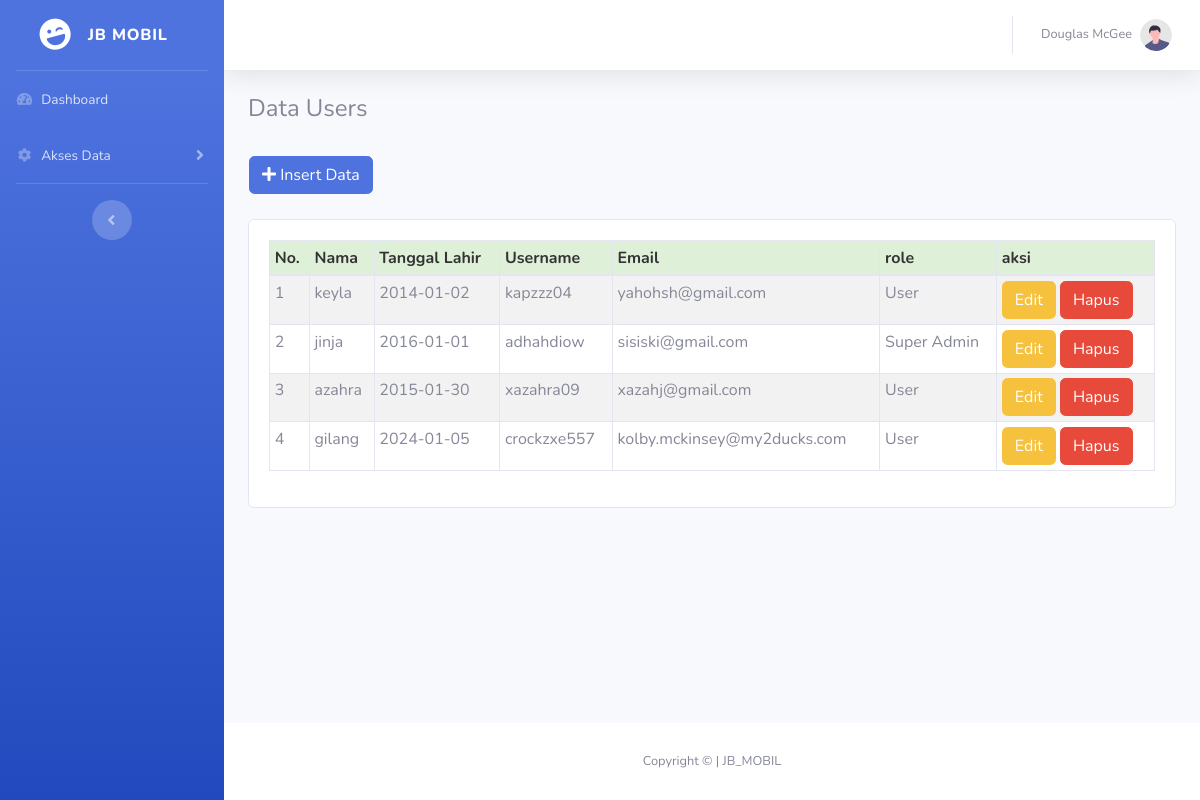
The app's page /admin/user/data-user.php, older data.
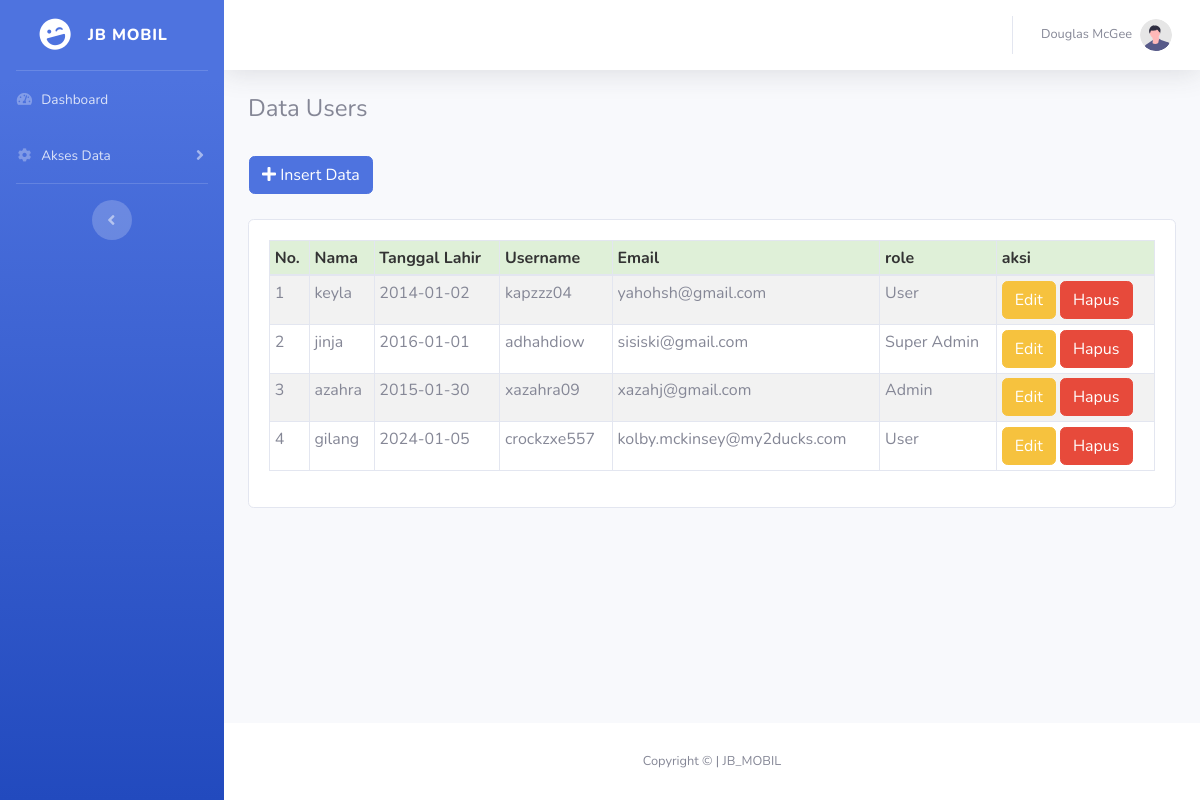
The same page, newer data.
### tables this page shows
CREATE TABLE `users` (
  `id_user` int(11) NOT NULL,
  `nama_user` varchar(50) NOT NULL,
  `tgl_lahir` date NOT NULL,
  `username` varchar(50) NOT NULL,
  `password` varchar(255) NOT NULL,
  `email` varchar(100) NOT NULL,
  `role` enum('Admin','Super Admin','User') NOT NULL
);

### conection.php (called while the page is built, shortened)
<?php
$conn = mysqli_connect("localhost", "root", "", "db_webmobil");
function query($query) {
    global $conn;
    $result = mysqli_query($conn, $query);
    $rows = [];
    while ($row = mysqli_fetch_assoc($result)) {
    $rows [] = $row;
    }
    return $rows;
}
?>

### admin/user/data-user.php (the view, shortened to what the changed rows need)
<?php
  require '../../conection.php';
  $DataUser = query("SELECT * FROM users");
?>
<!DOCTYPE html>
<html lang="en">
<head>
    <link href="../../vendor/fontawesome-free/css/all.min.css" rel="stylesheet" type="text/css" />
    <link href="../../css/sb-admin-2.min.css" rel="stylesheet" />
</head>
<body id="page-top">
    <div id="wrapper">
        <div id="content-wrapper" class="d-flex flex-column">
            <div id="content">
                <div class="container-fluid">
                    <br />
                    <br />
                    <div class="card card-body">
                        <div class="table-responsive">
                            <table class="table table-bordered table-striped table-sm" id="example1">
                                <thead>
                                    <tr style="background:#DFF0D8;color:#333;">
                                        <th>No.</th>
                                        <th>Nama</th>
                                        <th>Tanggal Lahir</th>
                                        <th>Username</th>
                                        <th>Email</th>
                                        <th>role</th>
                                        <th>aksi</th>
                                    </tr>
                                </thead>
                                <tbody>
                                    <?php $i = 1 ?>
                                    <?php foreach ($DataUser as $row) : ?>
                                    <tr>
                                        <td><?= $i ?></td>
                                        <td><?= $row["nama_user"] ?></td>
                                        <td><?= $row["tgl_lahir"] ?></td>
                                        <td><?= $row["username"] ?></td>
                                        <td><?= $row["email"] ?></td>
                                        <td><?= $row["role"] ?></td>
                                        <td>
                                            <a href="#">
                                                <button class="btn btn-warning" type="button"
                                                    onclick="document.location='/webJualBeli_Mobil/admin/edit.php?edit=<?= $row['id_user']?>&Kedit=user'">
                                                    Edit
                                                </button>
                                            </a>
                                            <a href="?id=<?= $row["id_user"]; ?>"
                                                onclick="javascript:return confirm('Hapus Data Kategori ?');">
                                                <button class=" btn btn-danger">
                                                    Hapus
                                                </button>
                                            </a>
                                        </td>
                                    </tr>
                                    <?php $i++ ?>
                                    <?php endforeach; ?>
                                </tbody>
                            </table>
                        </div>
                    </div>
                </div>
            </div>
        </div>
    </div>
</body>
</html>

Row changes from the older to the newer data that the page shows:
changed users "azahra": role "User" → "Admin"
